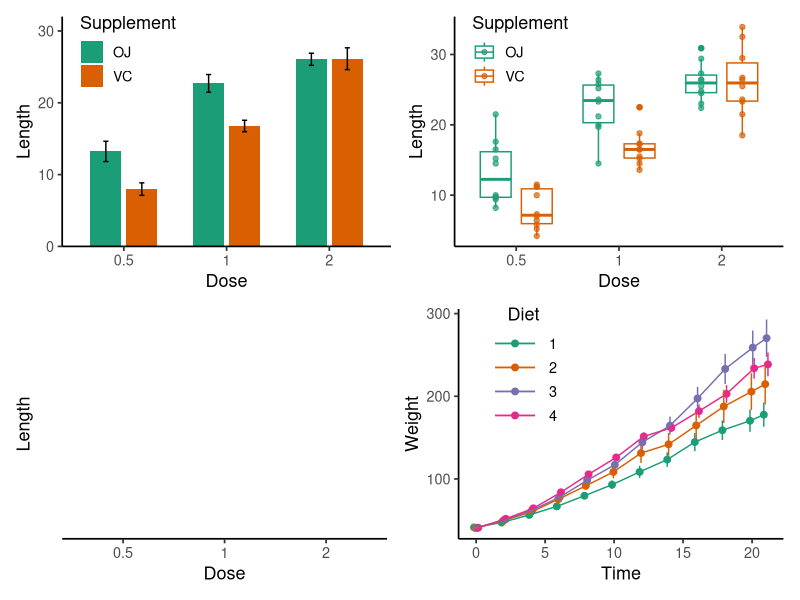

Recreate this plot in R.
## ---- chunk 1
knitr::opts_chunk$set(message = F, 
                      error = F, 
                      warning = F,
                      fig.align = "center")

## ---- chunk 2
library(tidyverse)

### (1) A dodged barplot with error bars
ToothGrowth_summary <- ToothGrowth %>% 
  group_by(dose, supp) %>% 
  summarise(mean_len = mean(len),
            n = n(),
            se_len = sd(len)/sqrt(n))

p_dodged_barplot <- ggplot(ToothGrowth_summary) + 
  geom_col(aes(x = as.factor(dose), 
               y = mean_len, 
               fill = supp),  # "supp" will be used as the group variable for dodging
           position = position_dodge(width = 0.7), 
           width = 0.6) + 
  geom_errorbar(aes(x = as.factor(dose), 
                    ymin = mean_len - se_len, 
                    ymax = mean_len + se_len, 
                    group = supp),  # need to specify the group variable for dodging
                position = position_dodge(width = 0.7),  # make sure the dodge width is the same as the previous layer(s) 
                width = 0.1) + 
  scale_fill_brewer(palette = "Dark2") + 
  scale_y_continuous(limits = c(0, 32), expand = c(0, 0)) + 
  labs(x = "Dose", y = "Length", fill = "Supplement") + 
  theme_classic(base_size = 13) + 
  theme(legend.position = c(0.2, 0.85))

### (2) A dodged boxplot with background points
p_dodged_boxplot <- ggplot(ToothGrowth) + 
  geom_boxplot(aes(x = as.factor(dose), 
                   y = len, 
                   color = supp),  # "supp" will be used as the group variable for dodging
               position = position_dodge(width = 0.8), 
               width = 0.6) + 
  geom_point(aes(x = as.factor(dose), 
                 y = len, 
                 color = supp),  # "supp" will be used as the group variable for dodging
             position = position_dodge(width = 0.8), 
             alpha = 0.7) + 
  scale_color_brewer(palette = "Dark2") + 
  labs(x = "Dose", y = "Length", color = "Supplement") + 
  theme_classic(base_size = 13) + 
  theme(legend.position = c(0.2, 0.85))

### (3) A dodged dotchart with line ranges 
p_dodged_dotchart <- ggplot(ToothGrowth) + 
  stat_summary(geom = "pointrange", 
               aes(x = as.factor(dose), 
                   y = len, 
                   color = supp),  # "supp" will be used as the group variable for dodging
               fun.data = "mean_cl_boot",
               position = position_dodge(width = 0.5),
               size = 1.2,
               linewidth = 1) + 
  scale_color_brewer(palette = "Dark2") + 
  labs(x = "Dose", y = "Length", color = "Supplement") + 
  theme_classic(base_size = 13) + 
  theme(legend.position = c(0.2, 0.75),
        legend.key.size = unit(0.4, "in"))

### (4) A dodged line chart
ChickWeight_summary <- ChickWeight %>% 
  group_by(Diet, Time) %>% 
  summarise(mean_weight = mean(weight),
            n = n(),
            se_weight = sd(weight)/sqrt(n))

p_dodged_linechart <- ggplot(ChickWeight_summary) + 
  geom_point(aes(x = Time,
                 y = mean_weight,
                 color = Diet),  # "Diet" will be used as the group variable for dodging
             position = position_dodge(width = 0.4),
             size = 2) + 
  geom_errorbar(aes(x = Time,
                    ymin = mean_weight - se_weight,
                    ymax = mean_weight + se_weight,
                    color = Diet),  # "Diet" will be used as the group variable for dodging
                position = position_dodge(width = 0.4),
                width = 0) + 
  geom_path(aes(x = Time,
                 y = mean_weight,
                 color = Diet),  # "Diet" will be used as the group variable for dodging
            position = position_dodge(width = 0.4)) + 
  scale_color_brewer(palette = "Dark2") + 
  labs(x = "Time", y = "Weight", color = "Diet") + 
  theme_classic(base_size = 13) + 
  theme(legend.position = c(0.2, 0.75),
        legend.key.width = unit(0.5, "in"),
        legend.title = element_text(hjust = 0.5))

### Arrange the plots
library(patchwork)

(p_dodged_barplot + p_dodged_boxplot)/(p_dodged_dotchart + p_dodged_linechart)

